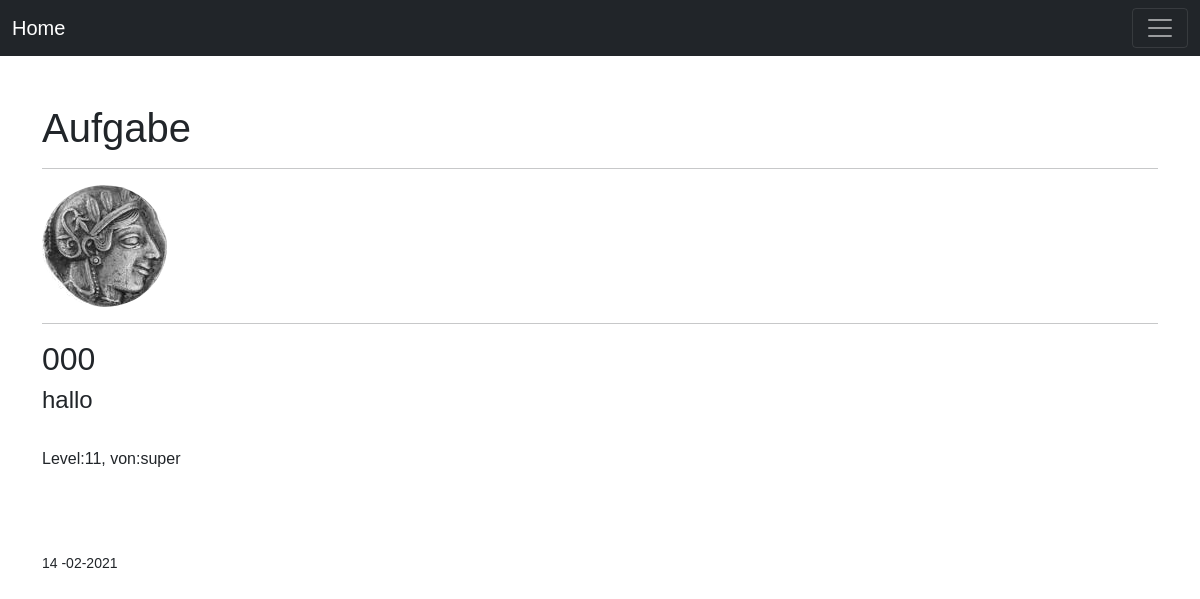
The app's page /eingabe/14 with its own data.
### app/models.py (models this page shows, shortened)
class User(db.Model, UserMixin):
    id = db.Column(db.Integer, primary_key=True)
    username=db.Column(db.String(20), unique=True, nullable=False)
    email=db.Column(db.String(120), unique=True, nullable=False)
    image_file=db.Column(db.String(20), nullable=False, default='default.jpg')
    password=db.Column(db.String(60), nullable=False)
    posts=db.relationship('Aufgabe', backref='autor', lazy=True)

class Aufgabe(db.Model):
    id = db.Column(db.Integer, primary_key=True)
    fach= db.Column(db.String(100), nullable=False, default='N/A')
    thema =db.Column(db.String(100), nullable=False, default='N/A')
    aufgabe =db.Column(db.Text,nullable=True, default='N/A')
    level=db.Column(db.Integer, nullable=True, default='N/A')
    date_posted=db.Column(db.DateTime, nullable=True, default=datetime.utcnow)
    user_id=db.Column(db.Integer, db.ForeignKey('user.id'), nullable=False)

### app/routes.py (the view)
@app.route('/eingabe/<int:post_id>')
def post(post_id):
       post= Aufgabe.query.get_or_404(post_id)
       return render_template('post.html', post=post)

### templates/post.html (shortened to what this page needs)
{% extends 'base.html' %}
{%block body  %}
<br>
<br>
<div>
<h1 style="display: inline">Aufgabe</h1>
<br>
</div>
<hr>
<article class="media content-section">
<div class="media">
    <img class="rounded-circle account-img" src="{{ url_for('static', filename='profile_pics/'+ post.autor.image_file) }}">
        <div class="media-body">
            <div class="article-metadata">
                <hr>
            <h2>{{ post.fach}}</h2>
            <h4> {{ post.thema }}</h4>
            <br>
            <p>Level:{{post.level}}, von:{{post.autor.username}}</p>
            <br>
            </div>
            <p style="white-space:pre-wrap"> {{post.aufgabe}}</p>
            <small>{{post.date_posted.strftime('%d -%m-%Y')}}</small>
            <br>
            <br>
        </div>
</div>
</article>
{% endblock%}

### static/css/main.css (style rules this page uses)
body { font-family: Arial, Helvetica, sans-serif; }

### records on screen
User: image_file (picture), autor.username "super"
Aufgabe: fach "000", thema "hallo", level "11", date_posted "14 -02-2021"
